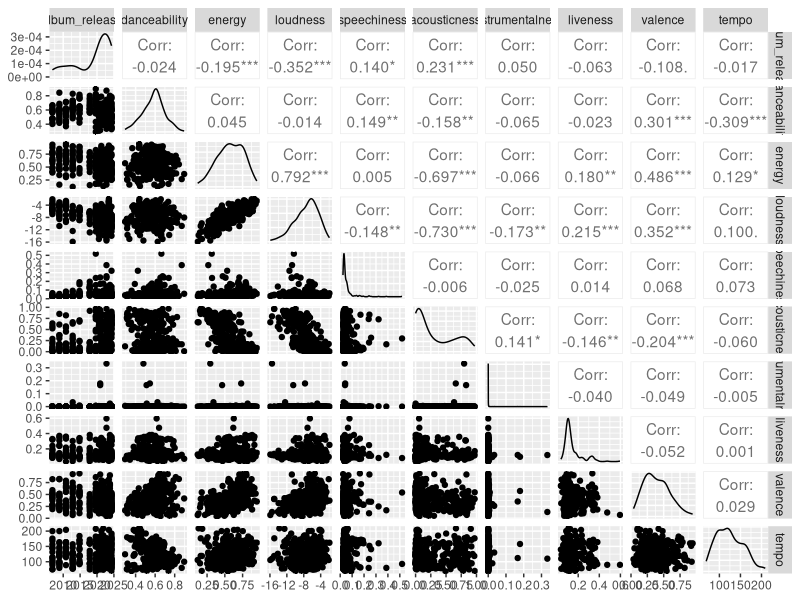
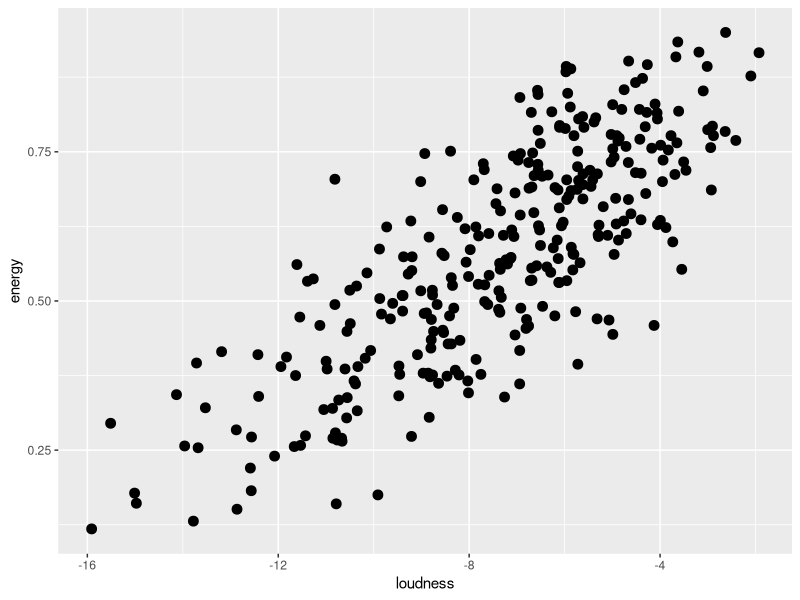
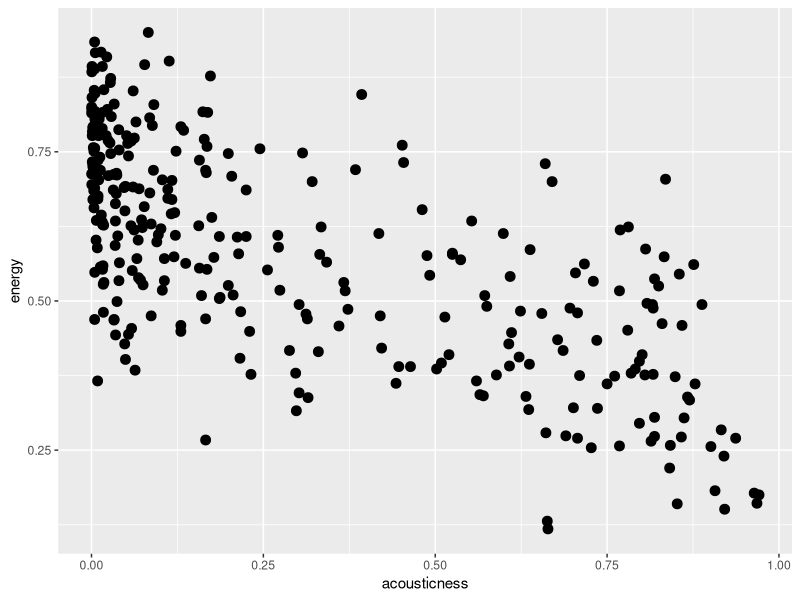

Write R code to recreate these figures, in order. (Note: this script raises an error after producing the figures.)
## ---- chunk 1
#| label: packages

library(tidyverse)
## ---- chunk 2
# example: addition/subtraction/multiplication/division

193 + 45
2050 - 2025
50/250 * 100

# activity: assign the variable my_age as the current year minus your year of birth. 
## ---- chunk 3
# vector
# c(..., recursive = FALSE, use.names = TRUE)
x <- c(1:225)
class(x)

# matrix
# matrix(data, nrow, ncol, byrow, dimnames)
y <- matrix(1:225, nrow=15, ncol=15, byrow = FALSE)
class(y)

# logical
# testing each variable in the vector and outputting TRUE or FALSE
over100 <- x>100
table(over100)
## ---- chunk 4

# create vector called "homeworlds" and assign it the value "homeworld" from the starwars data set
homeworlds <- starwars$homeworld

# how many worlds are there? hint: use the unique() function
unique(homeworlds)

# is there a world called "Ohio"? how would you test this with code?
table(homeworlds == "Ohio")

# How many characters live on Naboo?
table(homeworlds == "Naboo")

starwars |> filter(homeworld == "Naboo") |> count(homeworld, .drop = FALSE)

# Who lives on Naboo? (hint use the "name" variable in the starwars data and the "which" function)
unique(starwars$name[homeworlds == "Naboo"])
which(homeworlds == "Naboo")
starwars$name[which(homeworlds == "Naboo")]
## ---- chunk 5

# import data frame into R. What do you need to know? 
# 1) Where are you? What is your working directory
# 2) Where is the file you're wanting to import?
# 3) What is the path between the file and your working directory?

taylor <- read_csv(file = "activities/a/taylorswift.csv")

# what is the "class" of the object taylor?
class(taylor)

# what types of data are in the object taylor?
glimpse(taylor)
as.data.frame(map_chr(taylor, class))

# change the "key_mode" from class "character" to class "factor"
taylor$key_mode <- factor(taylor$key_mode)

# How many albums are in the data set & how many songs on each album?
taylor |> count(album_name)
## ---- chunk 6
# library(taylor) #we may need, maybe not
# pick what features of the data you want to explore
colnames(taylor)

# create a matrix of those features
mat <- taylor[,c(2,5,6,8,10,11,12,13,14,15)]

# evaluate the correlation matrix
mat |> GGally::ggpairs()

# Which values show a positive correlation? Which values show a negative correlation?
ggplot(taylor, aes(x=loudness, y=energy)) + geom_point(size=3)
ggplot(taylor, aes(x=acousticness, y=energy)) + geom_point(size=3)

ggplot(taylor, aes(x=loudness, y=energy, color = album_name)) + geom_point(size=3) + scale_color_albums() + facet_wrap(~album_name)

ggplot(taylor, aes(x=acousticness, y=energy, color = album_name)) + geom_point(size=3) + scale_color_albums() + facet_wrap(~album_name)
